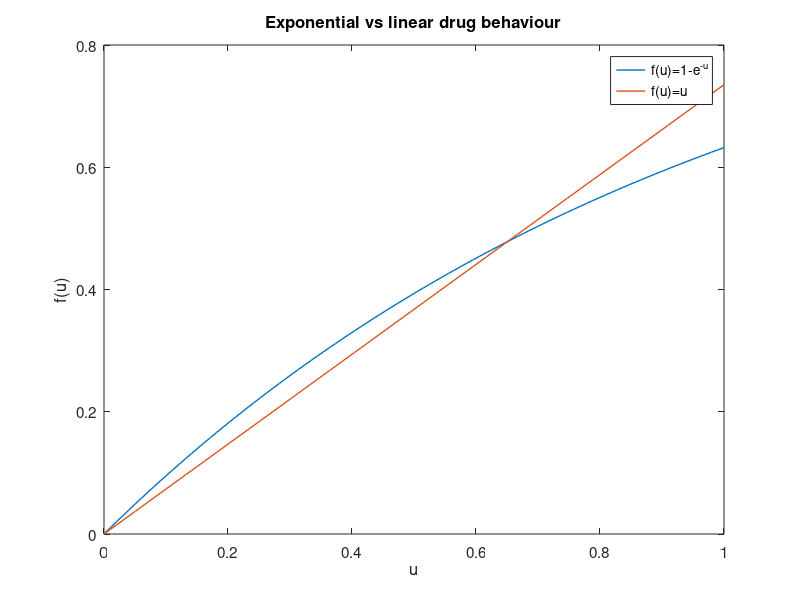

Recreate this plot in MATLAB.
x = linspace(0,1);

f_eq1 = @(x)1-exp(-x);
f_eq2 = @(x)0.735*x;

fig1 = figure();
plot (x,1-exp(-x),'LineWidth',1)
hold on;
plot (x,0.735*x,'LineWidth',1)

set(gca,'FontSize',11)
xlabel('u','fontsize',12)
ylabel('f(u)','fontsize',12)
legend('f(u)=1-e^{-u}','f(u)=u');
title('Exponential vs linear drug behaviour', 'fontsize', 12)

% saveas(fig1, 'figures\\exp_2_lin', 'fig');
% print(fig1,'-dpng', 'figures\\exp_2_lin.png');
integral(@(x)f_eq1(x),0,1)
integral(@(x)f_eq2(x),0,1)